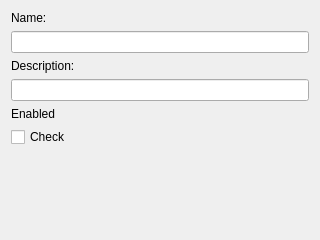
<?xml version="1.0" encoding="UTF-8"?>
<ui version="4.0"><class>Dialog</class>
 <widget class="QDialog" name="Dialog">
  <property name="geometry"><rect><x>0</x><y>0</y><width>320</width><height>240</height></rect></property>
  <property name="windowTitle"><string>Form wrap all</string></property>
  <layout class="QFormLayout" name="formLayout">
   <property name="rowWrapPolicy"><enum>QFormLayout::WrapAllRows</enum></property>
   <item row="0" column="0"><widget class="QLabel" name="label_1"><property name="text"><string>Name:</string></property></widget></item>
   <item row="0" column="1"><widget class="QLineEdit" name="lineEdit_1"/></item>
   <item row="1" column="0"><widget class="QLabel" name="label_2"><property name="text"><string>Description:</string></property></widget></item>
   <item row="1" column="1"><widget class="QLineEdit" name="lineEdit_2"/></item>
   <item row="2" column="0"><widget class="QLabel" name="label_3"><property name="text"><string>Enabled</string></property></widget></item>
   <item row="2" column="1"><widget class="QCheckBox" name="checkBox_1"><property name="text"><string>Check</string></property></widget></item>
  </layout>
 </widget>
</ui>
